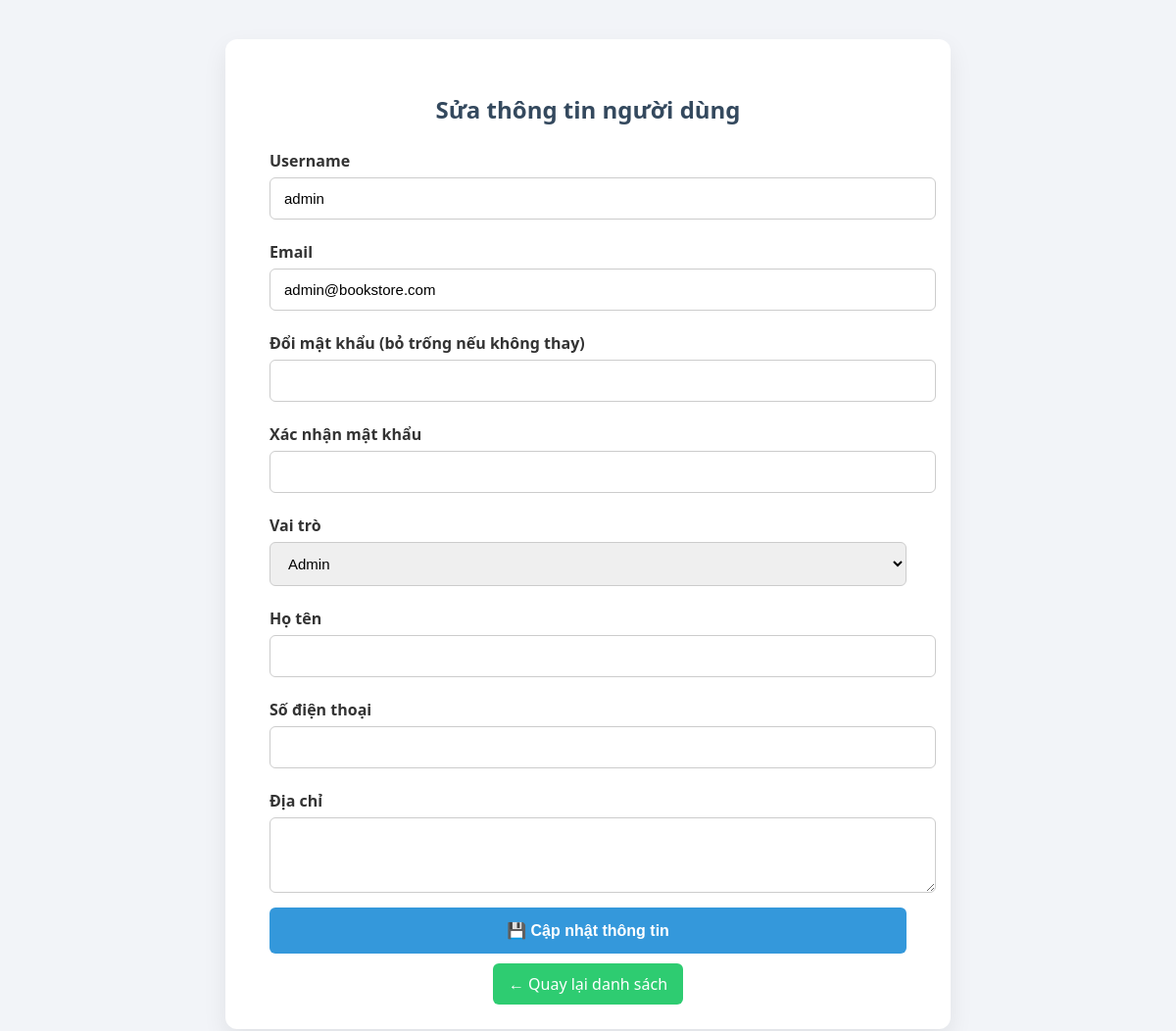
The page /Users/user_edit.php?id=1 (signed in) on the database its author committed.
### tables this page shows
CREATE TABLE `users` (
  `user_id` int(11) NOT NULL,
  `username` varchar(100) NOT NULL,
  `password` varchar(255) NOT NULL,
  `email` varchar(100) DEFAULT NULL,
  `role` enum('admin','customer') NOT NULL DEFAULT 'customer',
  `create_at` timestamp NOT NULL DEFAULT current_timestamp(),
  `full_name` varchar(100) DEFAULT NULL,
  `phone_number` varchar(20) DEFAULT NULL,
  `address` varchar(255) DEFAULT NULL
);

### Users/user_edit.php (the view, shortened to what this page needs)
<?php
require '../Verify/db_connect.php';
$id = $_GET['id'] ?? null;
$stmt = $conn->prepare("SELECT * FROM users WHERE user_id = ?");
$stmt->bind_param("i", $id);
$stmt->execute();
$data = $stmt->get_result()->fetch_assoc();
?>
<!DOCTYPE html>
<html lang="vi">
<head>
</head>
<body>
    <div class="form-container">
        <h2>Sửa thông tin người dùng</h2>
        <form method="post">
            <label>Username</label>
            <input name="username" required value="<?= htmlspecialchars($data['username']) ?>">
            <label>Email</label>
            <input name="email" type="email" required value="<?= htmlspecialchars($data['email']) ?>">
            <label>Đổi mật khẩu (bỏ trống nếu không thay)</label>
            <input name="password" type="password">
            <label>Xác nhận mật khẩu</label>
            <input name="confirm_password" type="password">
            <label>Vai trò</label>
            <select name="role" required>
                <option value="admin" <?= $data['role'] === 'admin' ? 'selected' : '' ?>>Admin</option>
            </select>
            <label>Họ tên</label>
            <input name="full_name" value="<?= htmlspecialchars($data['full_name']) ?>">
            <label>Số điện thoại</label>
            <input name="phone_number" value="<?= htmlspecialchars($data['phone_number']) ?>">
            <label>Địa chỉ</label>
            <textarea name="address" rows="3"><?= htmlspecialchars($data['address']) ?></textarea>
            <button type="submit">💾 Cập nhật thông tin</button>
        </form>
        <div class="back">
            <a href="users.php" class="button">← Quay lại danh sách</a>
        </div>
    </div>
</body>
</html>

### Users/user_edit.php (style rules this page uses)
body { font-family: 'Segoe UI', sans-serif; background: #f2f4f8; margin: 0; padding: 40px; }
.form-container { max-width: 650px; margin: auto; background: #fff; padding: 35px 45px; border-radius: 12px; box-shadow: 0 10px 25px rgba(0,0,0,0.08); }
h2 { text-align: center; color: #34495e; margin-bottom: 25px; }
label { font-weight: 600; margin: 12px 0 6px; display: block; color: #333; }
input, select, textarea { width: 100%; padding: 12px 14px; border: 1px solid #ccc; border-radius: 6px; font-size: 15px; margin-bottom: 10px; }
button { width: 100%; padding: 14px; background-color: #3498db; border: none; color: white; font-weight: bold; font-size: 16px; border-radius: 6px; cursor: pointer; }
.back { margin-top: 20px; text-align: center; }
a.button { text-decoration: none; background: #2ecc71; color: white; padding: 10px 16px; border-radius: 6px; font-weight: 500; }

### rows shown on the page
users: username "admin", email "admin@bookstore.com", role "Admin"
